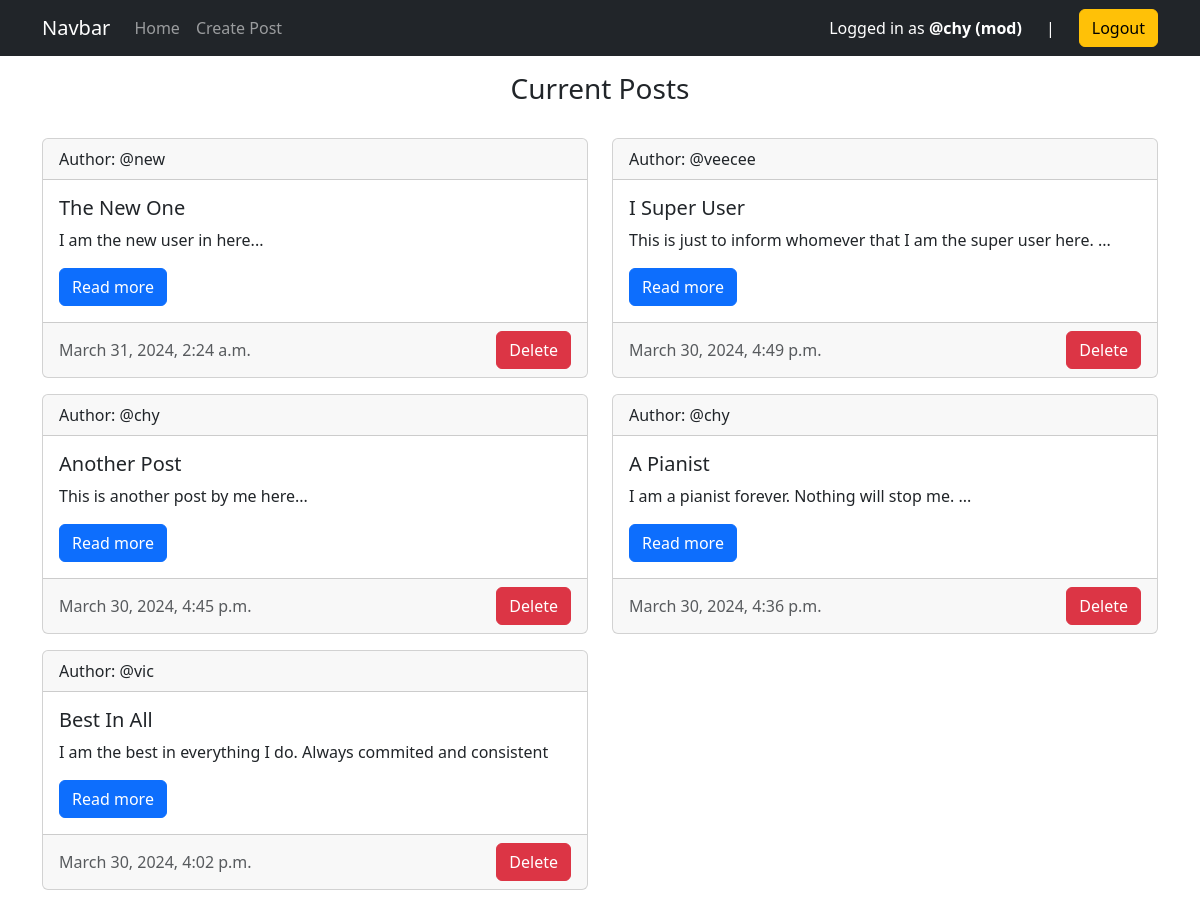
Screenshot of / (signed in) with the database file from the repository.
### main/models.py (models this page shows, shortened)
class Post(models.Model):
    author = models.ForeignKey(User, on_delete=models.CASCADE)
    title = models.CharField(max_length=200)
    description = models.TextField()
    created_at = models.DateTimeField(auto_now_add=True)
    updated_at = models.DateTimeField(auto_now=True)
    class Meta:
        ordering = ('-created_at',)

### main/views.py (the view, shortened to what this page needs)
# urls.py: path('', views.home, name='home'),
@login_required(login_url='/login')
def home(request):
    posts = Post.objects.all()
    user_role = None
    if request.user.is_authenticated:
        if request.user.is_superuser:
            user_role = 'superadmin'
        elif request.user.groups.filter(name='mod').exists():
            user_role = 'mod'
        elif request.user.groups.filter(name='default').exists():
            user_role = 'default'
        else:
            user_role = 'no group'
    context = {
        "posts": posts,
        "user_role": user_role,
    }
    return render(request, 'main/home.html', context)

### main/templates/main/home.html (shortened to what this page needs)
{% extends 'main/base.html' %}
{% block content %}
    <h3 class="text-center py-3">Current Posts</h3>
    <div class="row">
        {% for post in posts %}
        <div class="col-6 my-2">
            <div class="card">
                <div class="card-header">
                    Author: @{{post.author.username}}
                </div>
                <div class="card-body">
                <h5 class="card-title">{{post.title}}</h5>
                <p class="card-text">{{post.description}}</p>
                <a href="#" class="btn btn-primary">Read more</a>
                </div>
                <div class="card-footer text-muted d-flex align-items-center justify-content-between">
                    {{post.created_at}}
                    <div class="d-flex gap-2">
                        {% if user == post.author or perms.main.delete_post %}
                            <form method="post">
                                <button type="submit" name="post-id" value="{{post.id}}" class="btn btn-danger">Delete</button>
                            </form>
                        {% endif %}
                    </div>
                </div>
            </div>
        </div>
        {% empty %}
        <p>No posts yet.</p>
        {% endfor %}
    </div>
{% endblock %}

### main/templates/main/base.html (shortened to what this page needs)
<!DOCTYPE html>
<html lang="en">
<head>
    <link href="https://cdn.jsdelivr.net/npm/bootstrap@5.3.3/dist/css/bootstrap.min.css" rel="stylesheet">
</head>
<body>
    <nav class="navbar navbar-expand-lg navbar-dark bg-dark">
        <div class="container">
            <a class="navbar-brand" href="#">Navbar</a>
            <div class="collapse navbar-collapse d-flex justify-content-between" id="navbarSupportedContent">
                <ul class="navbar-nav mr-auto">
                    <li class="nav-item active">
                        <a class="nav-link" href="{% url 'home' %}">Home</a>
                    </li>
                    <li class="nav-item">
                        <a class="nav-link" href="{% url 'create_post' %}">Create Post</a>
                    </li>
                </ul>
                <ul class="navbar-nav mr-auto">
                    {% if user.is_authenticated %}
                    <li class="nav-item active d-flex gap-4 align-items-center justify-content-between">
                        <span class="text-white">
                            Logged in as
                            <strong>
                                @{{user.username}}
                                <span class="">({{user_role}})</span>
                            </strong>
                        </span>
                        <span class="text-white">|</span>
                        <form action="{% url 'logout' %}" method="post">
                            <button type="submit" class="btn btn-warning">Logout</button>
                        </form>
                    </li>
                    {% else %}
                    <li class="nav-item active">
                        <a class="nav-link" href="{% url 'login' %}">Login</a>
                    </li>
                    {% endif %}
                </ul>
            </div>
        </div>
    </nav>
    <div class="container">
        {% block content %}
        {% endblock %}
    </div>
</body>
</html>

### rows the page displays
Post: author.username "new", title "The New One", description "I am the new user in here...", created_at "March 31, 2024, 2:24 a.m.", {{ post.id }} 7 (drawn)
Post: author.username "veecee", title "I Super User", description "This is just to inform whomever that I am the super user here. ...", created_at "March 30, 2024, 4:49 p.m.", {{ post.id }} 5 (drawn)
Post: author.username "chy", title "Another Post", description "This is another post by me here...", created_at "March 30, 2024, 4:45 p.m.", {{ post.id }} 4 (drawn)
Post: author.username "chy", title "A Pianist", description "I am a pianist forever. Nothing will stop me. ...", created_at "March 30, 2024, 4:36 p.m.", {{ post.id }} 3 (drawn)
Post: author.username "vic", title "Best In All", description "I am the best in everything I do. Always commited and consistent", created_at "March 30, 2024, 4:02 p.m.", {{ post.id }} 2 (drawn)

### other values shown
{{ user.username }} "chy"
{{ user_role }} "mod"
